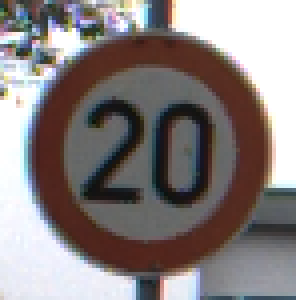
#> input picture data/classification/train/0/00000_00002_00025.png, 74 x 75 px (shown 4 times larger)
$ python -i speed_sign_ocr.py   (imports and definitions only)
#> lines starting #> are read from the running program, lines starting #| are printed output that depends on the picture; after the words box and inside, x2 and y2 are one past the last pixel; in counts of white or black regions, pixels touching at a corner belong together
import cv2
import pytesseract

def read_speed_number(img_path):

    img = cv2.imread(str(img_path))
#> img is the input picture: shape (75, 74, 3); mean B, G, R 126.9, 127.3, 135
    gray = cv2.cvtColor(img, cv2.COLOR_BGR2GRAY)
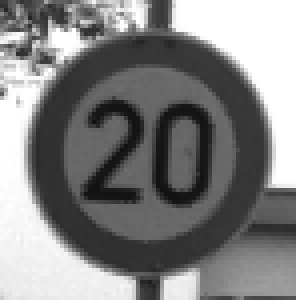
#> gray: shape (75, 74) (shown 4 times larger); min 16, max 255, mean 129.6

    gray = cv2.GaussianBlur(gray, (5,5), 0)
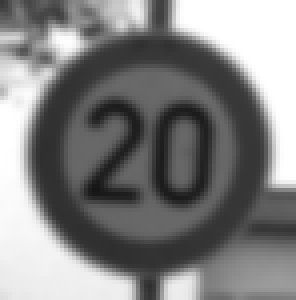
#> gray: shape (75, 74) (shown 4 times larger); min 21, max 255, mean 129.7
    _, thresh = cv2.threshold(gray, 120, 255, cv2.THRESH_BINARY)
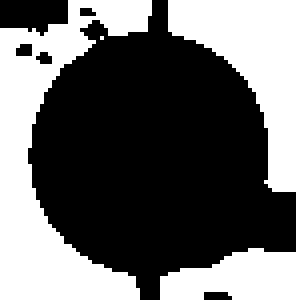
#> thresh: shape (75, 74) (shown 4 times larger); 40.3% white; 4 white regions (1 under 20 px), largest, box (x1, y1, x2, y2) and area: (0, 0, 38, 75) 1180, (42, 0, 74, 48) 724, (40, 62, 74, 75) 330

#> (the run stopped early here; a loop or call above may not have finished)

$ run again, on data/classification/train/0/00000_00004_00015.png
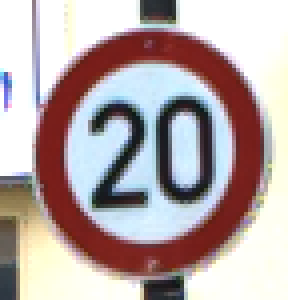
#> input picture data/classification/train/0/00000_00004_00015.png, 72 x 75 px (shown 4 times larger)
#> in read_speed_number, img is the input picture: shape (75, 72, 3); mean B, G, R 167.9, 167.9, 182.2
#> in read_speed_number, `gray = cv2.GaussianBlur(gray, (5,5), 0)`:
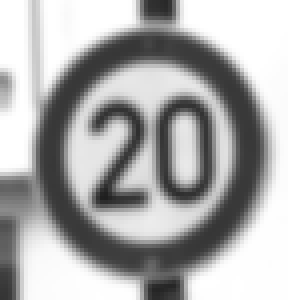
#> gray: shape (75, 72) (shown 4 times larger); min 31, max 255, mean 172.1
#> in read_speed_number, `_, thresh = cv2.threshold(gray, 120, 255, cv2.THRESH_BINARY)`:
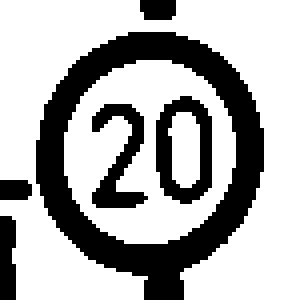
#> thresh: shape (75, 72) (shown 4 times larger); 67.6% white; 6 black regions, box (x1, y1, x2, y2) and area: (9, 8, 66, 75) 1228, (39, 24, 53, 51) 197, (23, 26, 37, 52) 166, (0, 54, 4, 75) 79, (35, 0, 44, 5) 42, (0, 45, 8, 50) 38
